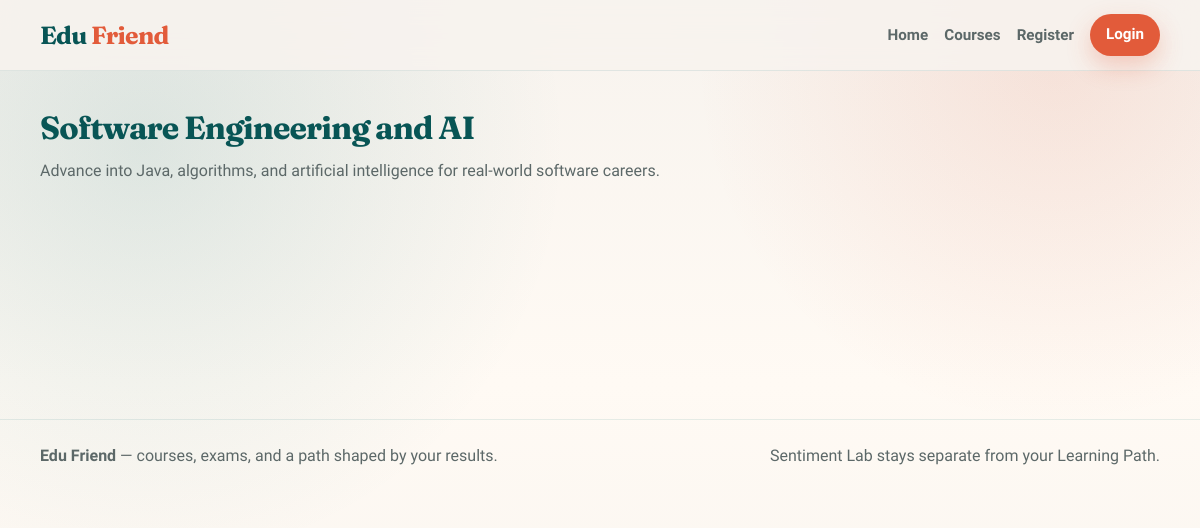
The app's page /cariculam/software-engineering-and-ai/ with its own data.
### cariculam/models.py (models this page shows, shortened)
class Course(models.Model):
    name = models.CharField(max_length=100,unique=True)
    slug = models.SlugField(null=True,blank=True)
    description = models.TextField(max_length=500,blank=True)

### cariculam/views.py (the view)
# urls.py: path('<slug:slug>/',views.SubjectListView.as_view(),name = 'subject_list'),
class SubjectListView(DetailView):
    context_object_name = 'courses'
    model = Course
    template_name = 'subject_list_view.html'

### account/context_processors.py (called while the page is built)
def user_role(request):
    role = None
    if request.user.is_authenticated:
        try:
            role = request.user.user_profile.user_type
        except (ObjectDoesNotExist, AttributeError):
            role = None
    return {'user_role': role}

### cariculam/templates/subject_list_view.html (shortened to what this page needs)
{% extends 'base.html' %}
{% block content %}
<div class="section-head">
  <h1>{{ courses.name }}</h1>
  <p class="lede">{{ courses.description|default:"Choose a subject to open its lesson chapters." }}</p>
</div>
<div class="grid grid-3">
</div>
{% endblock %}

### static/css/edufriend.css (style rules this page uses)
:root { --teal: #0b6e6e; --teal-dark: #085555; --teal-soft: #d8eeee; --sand: #f7f3ee; --sand-deep: #ebe4d8; --coral: #e25b3a; --coral-dark: #c4472a; --ink: #1c2424; --muted: #5c6868; --white: #ffffff; --pass: #1f7a4d; --fail: #b42318; --shadow: 0 18px 50px rgba(11, 110, 110, 0.12); --radius: 18px; --font-display: "Fraunces", Georgia, serif; --font-body: "Source Sans 3", "Segoe UI", sans-serif; }
*, *::before, *::after { box-sizing: border-box; }
html { scroll-behavior: smooth; }
body { margin: 0; font-family: var(--font-body); color: var(--ink); background: radial-gradient(circle at 12% 18%, rgba(11, 110, 110, 0.12), transparent 34%), radial-gradient(circle at 88% 8%, rgba(226, 91, 58, 0.12), transparent 28%), linear-gradient(180deg, var(--sand) 0%, #fffaf4 48%, var(--sand) 100%); min-height: 100vh; line-height: 1.55; }
.section-head { margin: 0 0 1.4rem; }
.section-head h1, .section-head h2, .page-title { font-family: var(--font-display); letter-spacing: -0.03em; margin: 0 0 0.4rem; color: var(--teal-dark); }
.section-head p, .lede { margin: 0; color: var(--muted); max-width: 42rem; }
.grid { display: grid; gap: 1.1rem; }
.grid-3 { grid-template-columns: repeat(3, minmax(0, 1fr)); }

### records on screen
Course: name "Software Engineering and AI", description "Advance into Java, algorithms, and artificial intelligence for real-world software careers."
